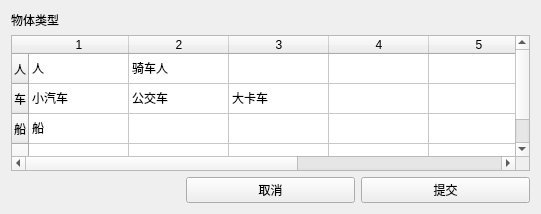
<?xml version="1.0" encoding="UTF-8"?>
<ui version="4.0">
 <class>Form</class>
 <widget class="QWidget" name="Form">
  <property name="geometry">
   <rect>
    <x>0</x>
    <y>0</y>
    <width>541</width>
    <height>214</height>
   </rect>
  </property>
  <property name="windowTitle">
   <string>Form</string>
  </property>
  <layout class="QGridLayout" name="gridLayout">
   <item row="0" column="0">
    <widget class="QLabel" name="label">
     <property name="text">
      <string>物体类型</string>
     </property>
    </widget>
   </item>
   <item row="1" column="0" colspan="3">
    <widget class="QTableWidget" name="tableWidget">
     <row>
      <property name="text">
       <string>人</string>
      </property>
     </row>
     <row>
      <property name="text">
       <string>车</string>
      </property>
     </row>
     <row>
      <property name="text">
       <string>船</string>
      </property>
     </row>
     <row>
      <property name="text">
       <string/>
      </property>
     </row>
     <column>
      <property name="text">
       <string>1</string>
      </property>
     </column>
     <column>
      <property name="text">
       <string>2</string>
      </property>
     </column>
     <column>
      <property name="text">
       <string>3</string>
      </property>
     </column>
     <column>
      <property name="text">
       <string>4</string>
      </property>
     </column>
     <column>
      <property name="text">
       <string>5</string>
      </property>
     </column>
     <column>
      <property name="text">
       <string/>
      </property>
     </column>
     <column>
      <property name="text">
       <string/>
      </property>
     </column>
     <item row="0" column="0">
      <property name="text">
       <string>人</string>
      </property>
      <property name="checkState">
       <enum>Unchecked</enum>
      </property>
     </item>
     <item row="0" column="1">
      <property name="text">
       <string>骑车人</string>
      </property>
      <property name="checkState">
       <enum>Unchecked</enum>
      </property>
     </item>
     <item row="0" column="5">
      <property name="text">
       <string/>
      </property>
     </item>
     <item row="1" column="0">
      <property name="text">
       <string>小汽车</string>
      </property>
      <property name="checkState">
       <enum>Unchecked</enum>
      </property>
     </item>
     <item row="1" column="1">
      <property name="text">
       <string>公交车</string>
      </property>
      <property name="checkState">
       <enum>Unchecked</enum>
      </property>
     </item>
     <item row="1" column="2">
      <property name="text">
       <string>大卡车</string>
      </property>
      <property name="checkState">
       <enum>Unchecked</enum>
      </property>
     </item>
     <item row="1" column="5">
      <property name="text">
       <string>其他</string>
      </property>
      <property name="checkState">
       <enum>Unchecked</enum>
      </property>
     </item>
     <item row="2" column="0">
      <property name="text">
       <string>船</string>
      </property>
      <property name="checkState">
       <enum>Unchecked</enum>
      </property>
     </item>
     <item row="2" column="1">
      <property name="text">
       <string/>
      </property>
      <property name="checkState">
       <enum>Unchecked</enum>
      </property>
     </item>
    </widget>
   </item>
   <item row="2" column="1">
    <widget class="QPushButton" name="pushButton">
     <property name="text">
      <string>取消</string>
     </property>
    </widget>
   </item>
   <item row="2" column="2">
    <widget class="QPushButton" name="pushButton_2">
     <property name="text">
      <string>提交</string>
     </property>
    </widget>
   </item>
  </layout>
 </widget>
 <resources/>
 <connections/>
</ui>
